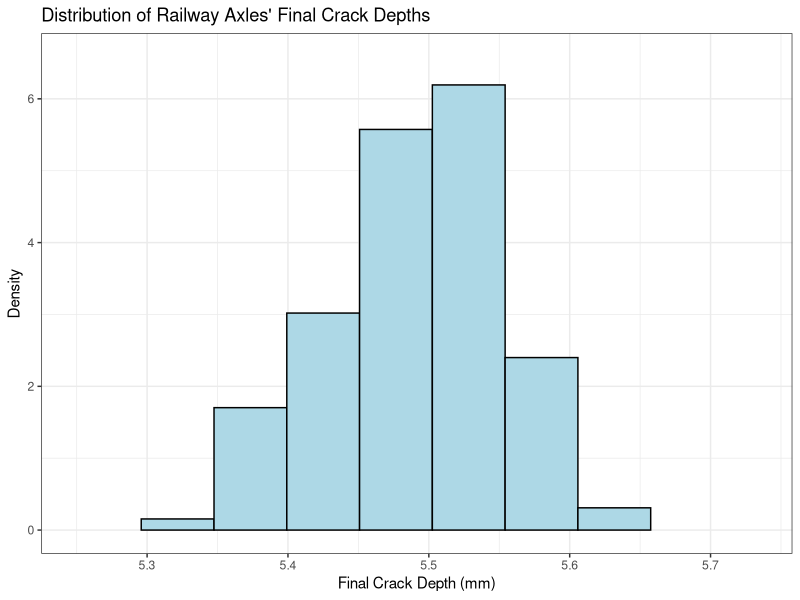
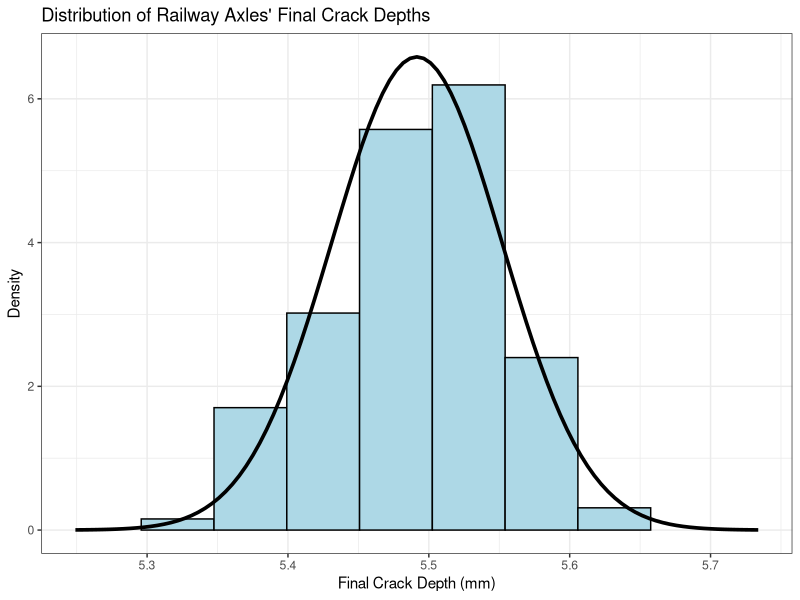
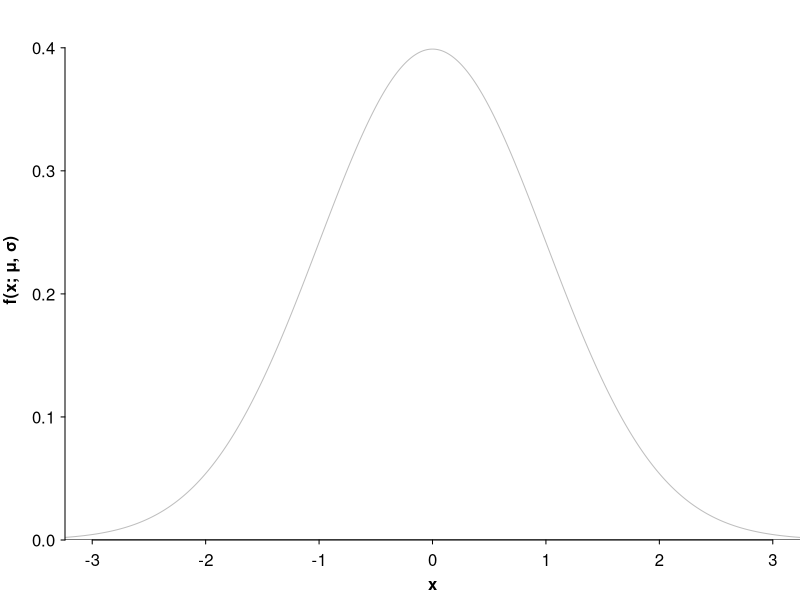
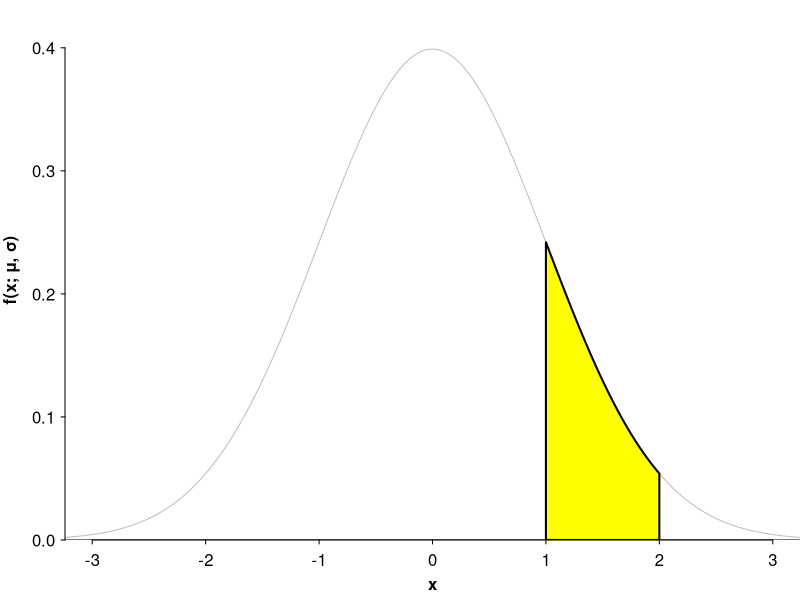
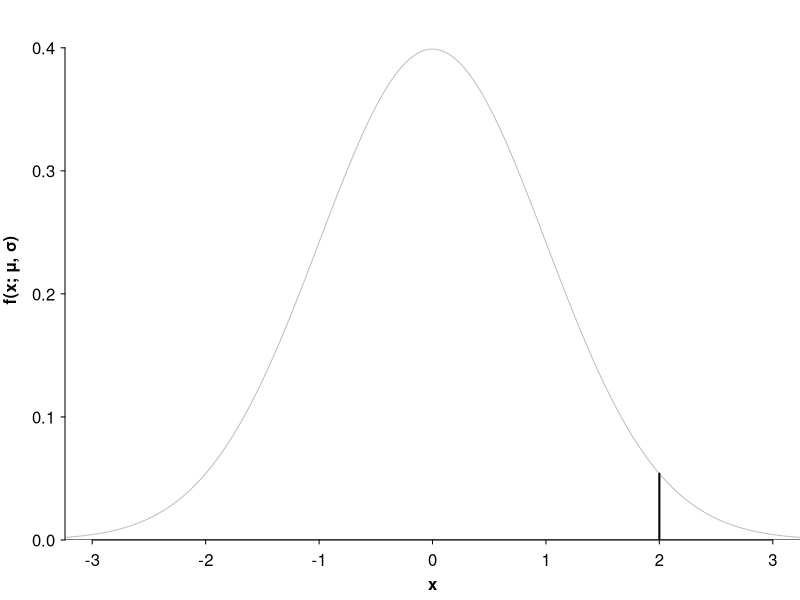
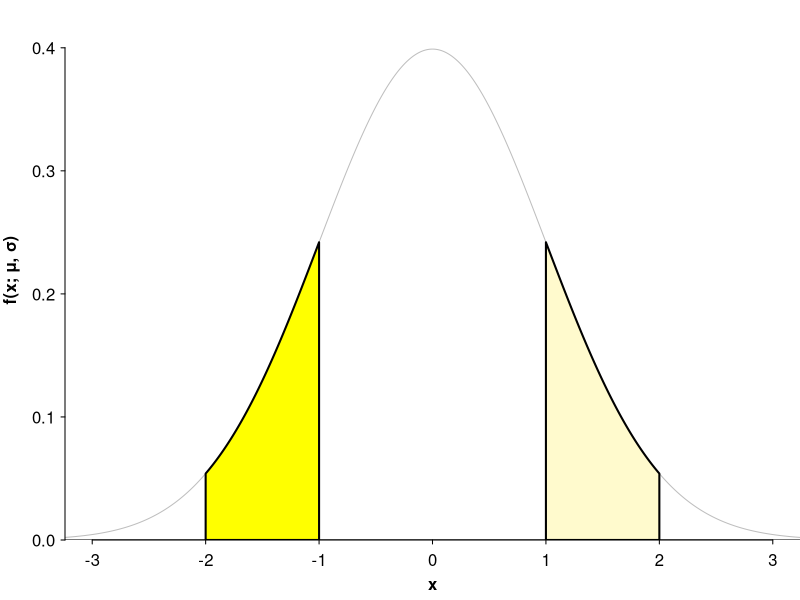
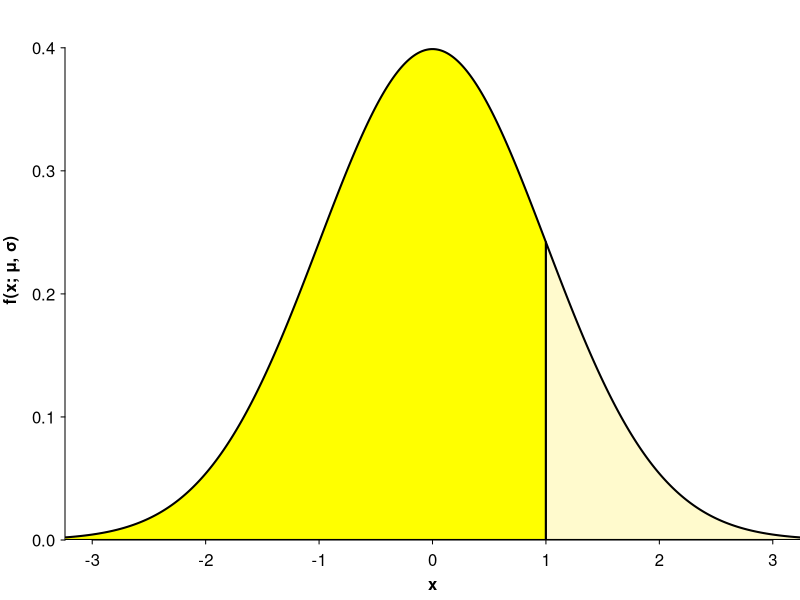
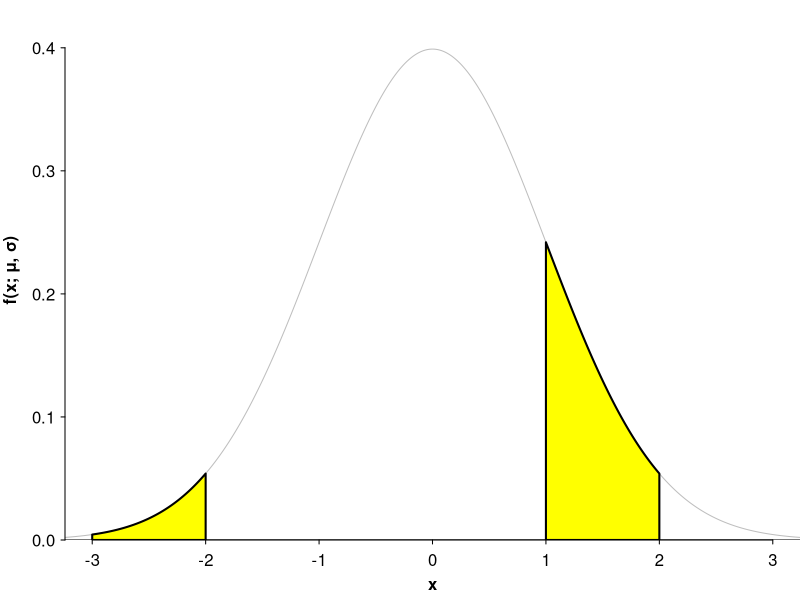

Source code (R) for these figures, in order:
## ---- chunk 1
#| include: false
library(ggplot2)
## ---- chunk 2
#| echo: false
#| results: asis
#| classes: excel
depth.df <- read.csv("datasets/final-crack-depth.csv")

rbind(colnames(depth.df), head(depth.df, n = 7), rep("...", ncol(depth.df))) |>
# rbind(colnames(davidsSample.df), davidsSample.df) |>
  knitr::kable(format = "html", row.names = TRUE, col.names = LETTERS[1:ncol(depth.df)])
## ---- chunk 3
#| echo: false
#| fig-dpi: 300
#| fig-height: 7
#| fig-width: 7
plotObj <- ggplot(data = depth.df, aes(x = depth, y = after_stat(density))) +
  geom_histogram(fill = "lightblue", colour = "black", bins = 7) +
  labs(x = "Final Crack Depth (mm)", title = "Distribution of Railway Axles' Final Crack Depths", y = "Density") +
  theme_bw() +
  geom_function(inherit.aes = FALSE, fun = dnorm, args = list(mean = mean(depth.df$depth), sd = sd(depth.df$depth)), xlim = mean(depth.df$depth) + 4 * c(-1, 1) *  sd(depth.df$depth), colour = NA, linewidth = 1.25)
plotObj
## ---- chunk 4
#| echo: false
#| fig-dpi: 300
#| fig-height: 7
#| fig-width: 7
plotObj +
  geom_function(inherit.aes = FALSE, fun = dnorm, args = list(mean = mean(depth.df$depth), sd = sd(depth.df$depth)), xlim = mean(depth.df$depth) + 4 * c(-1, 1) *  sd(depth.df$depth), colour = "black", linewidth = 1.25)

## ---- chunk 5
#| echo: false
#| fig-dpi: 300
#| out-width: 90%
#| fig-align: center
#| fig-width: 7
#| fig-height: 5

par(mai = c(0.6, 0.65, 0, 0))
# z <- seq(0, 1.5, length.out = 1000)
z0 <- seq(-4, 4, length.out = 1000)
plot(0, type = "n", xlim = c(-3, 3), ylim = c(0, dnorm(0) * 1.1), axes = FALSE, yaxs = "i", xlab = "", ylab = "")
lines(x = z0, y = dnorm(z0), col = "gray")
abline(h = 0)
axis(1, tcl = -0.2, mgp = c(0.75, 0.5, 0)); mtext("x", side = 1, line = 1.7, font = 2)
axis(2, tcl = -0.2, mgp = c(0.75, 0.5, 0), las = 2); mtext("f(x; μ, σ)", side = 2, line = 2.25, font = 2)

# zz <- seq(-1.5, -0.5, length.out = 1000)

# polygon(x = c(zz, rev(zz)), y = c(dnorm(zz), rep(0, length(zz))), col = "yellow", lwd = 2)
## ---- chunk 6
#| echo: false
#| fig-dpi: 300
#| out-width: 90%
#| fig-align: center
#| fig-width: 7
#| fig-height: 5

par(mai = c(0.6, 0.65, 0, 0))
# z <- seq(0, 1.5, length.out = 1000)
z0 <- seq(-4, 4, length.out = 1000)
plot(0, type = "n", xlim = c(-3, 3), ylim = c(0, dnorm(0) * 1.1), axes = FALSE, yaxs = "i", xlab = "", ylab = "")
lines(x = z0, y = dnorm(z0), col = "gray")
abline(h = 0)
axis(1, tcl = -0.2, mgp = c(0.75, 0.5, 0)); mtext("x", side = 1, line = 1.7, font = 2)
axis(2, tcl = -0.2, mgp = c(0.75, 0.5, 0), las = 2); mtext("f(x; μ, σ)", side = 2, line = 2.25, font = 2)

zz <- seq(1, 2, length.out = 1000)

polygon(x = c(zz, rev(zz)), y = c(dnorm(zz), rep(0, length(zz))), col = "yellow", lwd = 2)
## ---- chunk 7
#| echo: false
#| fig-dpi: 300
#| out-width: 90%
#| fig-align: center
#| fig-width: 7
#| fig-height: 5

par(mai = c(0.6, 0.65, 0, 0))
# z <- seq(0, 1.5, length.out = 1000)
z0 <- seq(-4, 4, length.out = 1000)
plot(0, type = "n", xlim = c(-3, 3), ylim = c(0, dnorm(0) * 1.1), axes = FALSE, yaxs = "i", xlab = "", ylab = "")
lines(x = z0, y = dnorm(z0), col = "gray")
abline(h = 0)
axis(1, tcl = -0.2, mgp = c(0.75, 0.5, 0)); mtext("x", side = 1, line = 1.7, font = 2)
axis(2, tcl = -0.2, mgp = c(0.75, 0.5, 0), las = 2); mtext("f(x; μ, σ)", side = 2, line = 2.25, font = 2)

zz <- seq(2, 2, length.out = 1000)

polygon(x = c(zz, rev(zz)), y = c(dnorm(zz), rep(0, length(zz))), col = "yellow", lwd = 2)
## ---- chunk 8
#| echo: false
#| fig-dpi: 300
#| out-width: 90%
#| fig-align: center
#| fig-width: 7
#| fig-height: 5

par(mai = c(0.6, 0.65, 0, 0))
# z <- seq(0, 1.5, length.out = 1000)
z0 <- seq(-4, 4, length.out = 1000)
plot(0, type = "n", xlim = c(-3, 3), ylim = c(0, dnorm(0) * 1.1), axes = FALSE, yaxs = "i", xlab = "", ylab = "")
lines(x = z0, y = dnorm(z0), col = "gray")
abline(h = 0)
axis(1, tcl = -0.2, mgp = c(0.75, 0.5, 0)); mtext("x", side = 1, line = 1.7, font = 2)
axis(2, tcl = -0.2, mgp = c(0.75, 0.5, 0), las = 2); mtext("f(x; μ, σ)", side = 2, line = 2.25, font = 2)

zz <- seq(1, 2, length.out = 1000)

polygon(x = c(zz, rev(zz)), y = c(dnorm(zz), rep(0, length(zz))), col = "lemonchiffon", lwd = 2)

zz <- seq(-2, -1, length.out = 1000)

polygon(x = c(zz, rev(zz)), y = c(dnorm(zz), rep(0, length(zz))), col = "yellow", lwd = 2)
## ---- chunk 9
#| echo: false
#| fig-dpi: 300
#| out-width: 90%
#| fig-align: center
#| fig-width: 7
#| fig-height: 5

par(mai = c(0.6, 0.65, 0, 0))
# z <- seq(0, 1.5, length.out = 1000)
z0 <- seq(-4, 4, length.out = 1000)
plot(0, type = "n", xlim = c(-3, 3), ylim = c(0, dnorm(0) * 1.1), axes = FALSE, yaxs = "i", xlab = "", ylab = "")
lines(x = z0, y = dnorm(z0), col = "gray")
abline(h = 0)
axis(1, tcl = -0.2, mgp = c(0.75, 0.5, 0)); mtext("x", side = 1, line = 1.7, font = 2)
axis(2, tcl = -0.2, mgp = c(0.75, 0.5, 0), las = 2); mtext("f(x; μ, σ)", side = 2, line = 2.25, font = 2)

zz <- seq(-4, 1, length.out = 1000)

polygon(x = c(zz, rev(zz)), y = c(dnorm(zz), rep(0, length(zz))), col = "yellow", lwd = 2)


zz <- seq(1, 4, length.out = 1000)

polygon(x = c(zz, rev(zz)), y = c(dnorm(zz), rep(0, length(zz))), col = "lemonchiffon", lwd = 2)
## ---- chunk 10
#| echo: false
#| fig-dpi: 300
#| out-width: 90%
#| fig-align: center
#| fig-width: 7
#| fig-height: 5

par(mai = c(0.6, 0.65, 0, 0))
# z <- seq(0, 1.5, length.out = 1000)
z0 <- seq(-4, 4, length.out = 1000)
plot(0, type = "n", xlim = c(-3, 3), ylim = c(0, dnorm(0) * 1.1), axes = FALSE, yaxs = "i", xlab = "", ylab = "")
lines(x = z0, y = dnorm(z0), col = "gray")
abline(h = 0)
axis(1, tcl = -0.2, mgp = c(0.75, 0.5, 0)); mtext("x", side = 1, line = 1.7, font = 2)
axis(2, tcl = -0.2, mgp = c(0.75, 0.5, 0), las = 2); mtext("f(x; μ, σ)", side = 2, line = 2.25, font = 2)

zz <- seq(-3, -2, length.out = 1000)

polygon(x = c(zz, rev(zz)), y = c(dnorm(zz), rep(0, length(zz))), col = "yellow", lwd = 2)

zz <- seq(1, 2, length.out = 1000)

polygon(x = c(zz, rev(zz)), y = c(dnorm(zz), rep(0, length(zz))), col = "yellow", lwd = 2)
## ---- chunk 11
#| echo: false
#| fig-dpi: 300
#| out-width: 90%
#| fig-align: center
#| fig-width: 7
#| fig-height: 5

par(mai = c(0.6, 0.65, 0, 0))
# z <- seq(0, 1.5, length.out = 1000)
z0 <- seq(-4, 4, length.out = 1000)
plot(0, type = "n", xlim = c(-3, 3), ylim = c(0, dnorm(0) * 1.1), axes = FALSE, yaxs = "i", xlab = "", ylab = "")
lines(x = z0, y = dnorm(z0), col = "gray")
abline(h = 0)
axis(1, tcl = -0.2, mgp = c(0.75, 0.5, 0)); mtext("x", side = 1, line = 1.7, font = 2)
axis(2, tcl = -0.2, mgp = c(0.75, 0.5, 0), las = 2); mtext("f(x; μ, σ)", side = 2, line = 2.25, font = 2)
## ---- chunk 12
#| echo: false
#| fig-dpi: 300
#| out-width: 90%
#| fig-align: center
#| fig-width: 7
#| fig-height: 5

par(mai = c(0.6, 0.65, 0, 0))
# z <- seq(0, 1.5, length.out = 1000)
z0 <- seq(-4, 4, length.out = 1000)
plot(0, type = "n", xlim = c(-3, 3), ylim = c(0, dnorm(0) * 1.1), axes = FALSE, yaxs = "i", xlab = "", ylab = "")
lines(x = z0, y = dnorm(z0), col = "gray")
abline(h = 0)
axis(1, tcl = -0.2, mgp = c(0.75, 0.5, 0)); mtext("x", side = 1, line = 1.7, font = 2)
axis(2, tcl = -0.2, mgp = c(0.75, 0.5, 0), las = 2); mtext("f(x; μ, σ)", side = 2, line = 2.25, font = 2)

zz <- seq(-1, 1, length.out = 1000)

polygon(x = c(zz, rev(zz)), y = c(dnorm(zz), rep(0, length(zz))), col = "yellow", lwd = 2)
## ---- chunk 13
#| echo: false
#| fig-dpi: 300
#| out-width: 90%
#| fig-align: center
#| fig-width: 7
#| fig-height: 5

par(mai = c(0.6, 0.65, 0, 0))
# z <- seq(0, 1.5, length.out = 1000)
z0 <- seq(-4, 4, length.out = 1000)
plot(0, type = "n", xlim = c(-3, 3), ylim = c(0, dnorm(0) * 1.1), axes = FALSE, yaxs = "i", xlab = "", ylab = "")
lines(x = z0, y = dnorm(z0), col = "gray")
abline(h = 0)
axis(1, tcl = -0.2, mgp = c(0.75, 0.5, 0)); mtext("x", side = 1, line = 1.7, font = 2)
axis(2, tcl = -0.2, mgp = c(0.75, 0.5, 0), las = 2); mtext("f(x; μ, σ)", side = 2, line = 2.25, font = 2)

zz <- seq(-2, 2, length.out = 1000)

polygon(x = c(zz, rev(zz)), y = c(dnorm(zz), rep(0, length(zz))), col = "yellow", lwd = 2)
## ---- chunk 14
#| echo: false
#| fig-dpi: 300
#| out-width: 90%
#| fig-align: center
#| fig-width: 7
#| fig-height: 5

par(mai = c(0.6, 0.65, 0, 0))
# z <- seq(0, 1.5, length.out = 1000)
z0 <- seq(-4, 4, length.out = 1000)
plot(0, type = "n", xlim = c(-3, 3), ylim = c(0, dnorm(0) * 1.1), axes = FALSE, yaxs = "i", xlab = "", ylab = "")
lines(x = z0, y = dnorm(z0), col = "gray")
abline(h = 0)
axis(1, tcl = -0.2, mgp = c(0.75, 0.5, 0)); mtext("x", side = 1, line = 1.7, font = 2)
axis(2, tcl = -0.2, mgp = c(0.75, 0.5, 0), las = 2); mtext("f(x; μ, σ)", side = 2, line = 2.25, font = 2)

zz <- seq(-3, 3, length.out = 1000)

polygon(x = c(zz, rev(zz)), y = c(dnorm(zz), rep(0, length(zz))), col = "yellow", lwd = 2)
